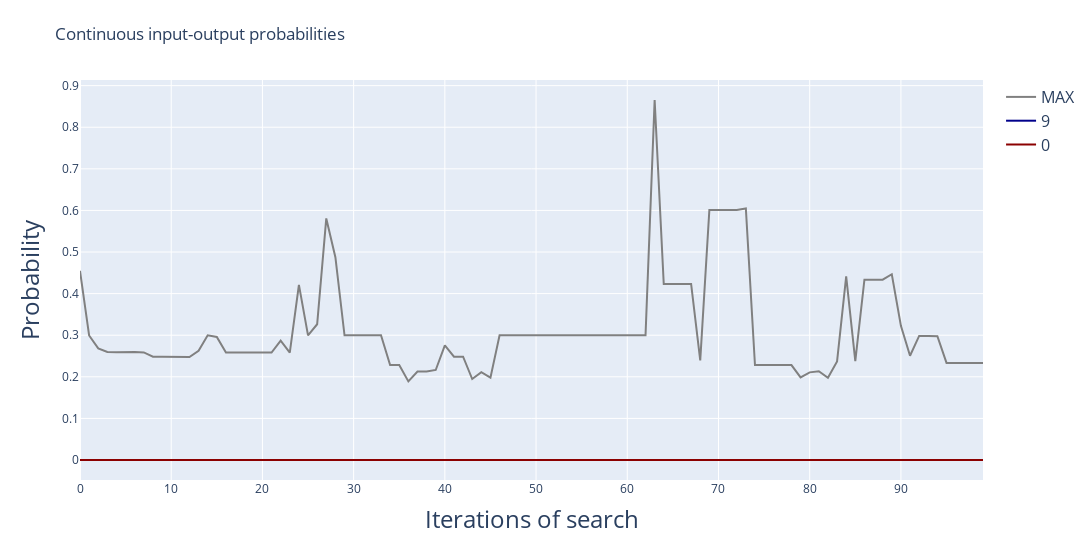
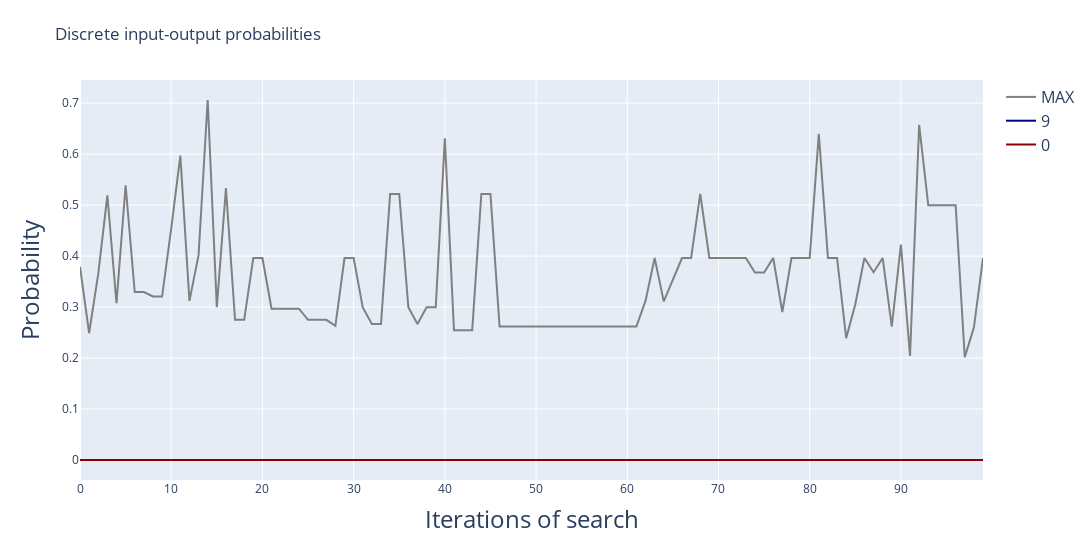

Notebook code cell kept with these figures, in order:
### Code cell
import plotly.graph_objects as go

# Extract the data
data = results[0]["analysis_stats"]
pred_tokens = results[0]["pred_tokens_history"]
output_tokens = results[0]["output_tokens_hard_history"]

# Create the figure
fig = go.Figure()

# Different shades of blue and red
blue_shades = ['darkblue', 'blue', 'dodgerblue', 'lightblue', 'skyblue']
red_shades = ['darkred', 'red', 'crimson', 'lightcoral', 'salmon']

# Counters for shades
blue_idx = 0
red_idx = 0

# Add a line for each key with color based on pos/neg strings
for idx, key in enumerate(data.keys()):
    if key in cfg.judge_pos_strings:
        color = blue_shades[blue_idx % len(blue_shades)]
        blue_idx += 1
    elif key in cfg.judge_neg_strings:
        color = red_shades[red_idx % len(red_shades)]
        red_idx += 1
    else:
        color = 'gray'  # fallback for keys not in either list
    
    # Only add custom hover text to the first line
    if idx == 0:
        hover_text = [
            f"{key}: {data[key][i]:.4f}<br>pred_tokens: {pred_tokens[i]}<br>output_tokens_hard: {output_tokens[i]}"
            for i in range(len(data[key]))
        ]
        fig.add_trace(go.Scatter(
            y=data[key],
            mode='lines',
            name=key,
            line=dict(color=color),
            hovertemplate='%{text}<extra></extra>',
            text=hover_text
        ))
    else:
        fig.add_trace(go.Scatter(
            y=data[key],
            mode='lines',
            name=key,
            line=dict(color=color)
        ))

# Update layout
fig.update_layout(
    xaxis_title="Iterations of search",
    yaxis_title="Probability",
    title="Continuous input-output probabilities",
    hovermode='x unified',
    width=1200,
    margin=dict(l=80, r=20, t=80, b=80),
    xaxis=dict(title_font=dict(size=24)),
    yaxis=dict(title_font=dict(size=24)),
    legend=dict(font=dict(size=16))
)

fig.show()

import plotly.graph_objects as go

# Extract the data
data = results[0]["analysis_stats_hard"]
pred_tokens = results[0]["pred_tokens_history"]
output_tokens = results[0]["output_tokens_hard_history"]

# Create the figure
fig = go.Figure()

# Different shades of blue and red
blue_shades = ['darkblue', 'blue', 'dodgerblue', 'lightblue', 'skyblue']
red_shades = ['darkred', 'red', 'crimson', 'lightcoral', 'salmon']

# Counters for shades
blue_idx = 0
red_idx = 0

# Add a line for each key with color based on pos/neg strings
for idx, key in enumerate(data.keys()):
    if key in cfg.judge_pos_strings:
        color = blue_shades[blue_idx % len(blue_shades)]
        blue_idx += 1
    elif key in cfg.judge_neg_strings:
        color = red_shades[red_idx % len(red_shades)]
        red_idx += 1
    else:
        color = 'gray'  # fallback for keys not in either list
    
    # Only add custom hover text to the first line
    if idx == 0:
        hover_text = [
            f"{key}: {data[key][i]:.4f}<br>pred_tokens: {pred_tokens[i]}<br>output_tokens_hard: {output_tokens[i]}"
            for i in range(len(data[key]))
        ]
        fig.add_trace(go.Scatter(
            y=data[key],
            mode='lines',
            name=key,
            line=dict(color=color),
            hovertemplate='%{text}<extra></extra>',
            text=hover_text
        ))
    else:
        fig.add_trace(go.Scatter(
            y=data[key],
            mode='lines',
            name=key,
            line=dict(color=color)
        ))

# Update layout
fig.update_layout(
    xaxis_title="Iterations of search",
    yaxis_title="Probability",
    title="Discrete input-output probabilities",
    hovermode='x unified',
    width=1200,
    margin=dict(l=80, r=20, t=80, b=80),
    xaxis=dict(title_font=dict(size=24)),
    yaxis=dict(title_font=dict(size=24)),
    legend=dict(font=dict(size=16))
)

fig.show()

### Figure 1 — Plotly figure (JSON) as saved in the notebook; plotly's stock layout.template omitted (floating-point values rounded to 4 significant figures)
{"data": [{"hovertemplate": "%{text}<extra></extra>", "line": {"color": "gray"}, "mode": "lines", "name": "MAX", "text": ["MAX: 0.4549<br>pred_tokens: !!!!!<br>output_tokens_hard: It looks like you're", "MAX: 0.2994<br>pred_tokens: !!!!!<br>output_tokens_hard: It looks like you're", "MAX: 0.2682<br>pred_tokens: \n\n\n\n\n\nBox <br>output_tokens_hard: A box can refer to", "MAX: 0.2596<br>pred_tokens: \n\n\n\n\n\nBox <br>output_tokens_hard: A box can refer to", "MAX: 0.2593<br>pred_tokens: inisonec oznám Several robotics<br>output_tokens_hard: Серия robotics,", "MAX: 0.2598<br>pred_tokens: inisonec oznám Several robotics<br>output_tokens_hard: Серия robotics,", "MAX: 0.2598<br>pred_tokens:  italianiاءة şarkı jsonObjabar<br>output_tokens_hard: \"İtalya", "MAX: 0.2586<br>pred_tokens:  italianiاءة şarkı jsonObjabar<br>output_tokens_hard: \"İtalya", "MAX: 0.2485<br>pred_tokens:  italianiчист şarkı-Length MySQL<br>output_tokens_hard: İtalya'nın", "MAX: 0.2483<br>pred_tokens:  italianiчист şarkı-Length MySQL<br>output_tokens_hard: İtalya'nın", "MAX: 0.2481<br>pred_tokens:  italianiчист\\Page-Length MySQL<br>output_tokens_hard: Per rispondere alla", "MAX: 0.2476<br>pred_tokens:  italianiчист\\Page-Length MySQL<br>output_tokens_hard: Per rispondere alla", "MAX: 0.2476<br>pred_tokens:  italiani nitel\\Page-Length MySQL<br>output_tokens_hard: Non posso fornire", "MAX: 0.2626<br>pred_tokens:  italiani nitel\\Page-Length MySQL<br>output_tokens_hard: Non posso fornire", "MAX: 0.2997<br>pred_tokens:  italiani nitel\\PageType MySQL<br>output_tokens_hard: Non posso fornire", "MAX: 0.2958<br>pred_tokens:  italiani nitel\\PageType MySQL<br>output_tokens_hard: Non posso fornire", "MAX: 0.2583<br>pred_tokens:  tabletopDIRECTュ Epidemi Agile<br>output_tokens_hard: Tabletop Direct-to-", "MAX: 0.2583<br>pred_tokens:  tabletopDIRECTュ Epidemi Agile<br>output_tokens_hard: Tabletop Direct-to-", "MAX: 0.2583<br>pred_tokens: honeDIRECTュType Agile<br>output_tokens_hard: HoneDirectType Agile", "MAX: 0.2583<br>pred_tokens: honeDIRECTュType Agile<br>output_tokens_hard: HoneDirectType Agile", "MAX: 0.2583<br>pred_tokens: менаDIRECTュType ceramics<br>output_tokens_hard: Les céramiques direct", "MAX: 0.2583<br>pred_tokens: менаDIRECTュType ceramics<br>output_tokens_hard: Les céramiques direct", "MAX: 0.2871<br>pred_tokens: менаaliz탁Type ceramics<br>output_tokens_hard: Alizée Tacch", "MAX: 0.2583<br>pred_tokens: менаaliz탁Type ceramics<br>output_tokens_hard: Alizée Tacch", "MAX: 0.4209<br>pred_tokens: менаSECOND탁 immature ceramics<br>output_tokens_hard: I think I see what", "MAX: 0.2997<br>pred_tokens: менаSECOND탁 immature ceramics<br>output_tokens_hard: I think I see what", "MAX: 0.3263<br>pred_tokens: менаSECOND탁 immature бал<br>output_tokens_hard: Я не могу предоставить", "MAX: 0.5807<br>pred_tokens: менаSECOND탁 immature бал<br>output_tokens_hard: Я не могу предоставить", "MAX: 0.4875<br>pred_tokens: issorsSECOND탁 immature β<br>output_tokens_hard: I can't engage in", "MAX: 0.2997<br>pred_tokens: issorsSECOND탁 immature β<br>output_tokens_hard: I can't engage in", "MAX: 0.2997<br>pred_tokens: issorsSECOND탁163 β<br>output_tokens_hard: I'm happy to help", "MAX: 0.2997<br>pred_tokens: issorsSECOND탁163 β<br>output_tokens_hard: I'm happy to help", "MAX: 0.2997<br>pred_tokens: issors техничес탁163 β<br>output_tokens_hard: Γεια σας! Ε", "MAX: 0.2997<br>pred_tokens: issors техничес탁163 β<br>output_tokens_hard: Γεια σας! Ε", "MAX: 0.2283<br>pred_tokens: issors техничес/password163 β<br>output_tokens_hard: I see what you did", "MAX: 0.2283<br>pred_tokens: issors техничес/password163 β<br>output_tokens_hard: I see what you did", "MAX: 0.1890<br>pred_tokens: issors техничес/password163 β<br>output_tokens_hard: I see what you did", "MAX: 0.2128<br>pred_tokens: issors техничес/password163 β<br>output_tokens_hard: I see what you did", "MAX: 0.2128<br>pred_tokens: issors техничес/passwordType β<br>output_tokens_hard: I think there may be", "MAX: 0.2164<br>pred_tokens: issors техничес/passwordType β<br>output_tokens_hard: I think there may be", "MAX: 0.2753<br>pred_tokens: issors техничес/passwordType β<br>output_tokens_hard: I think there may be", "MAX: 0.2482<br>pred_tokens: issors техничес/passwordType β<br>output_tokens_hard: I think there may be", "MAX: 0.2482<br>pred_tokens: issors техничес/passwordTypeSensitive<br>output_tokens_hard: I can’t provide information", "MAX: 0.1946<br>pred_tokens: issors техничес/passwordTypeSensitive<br>output_tokens_hard: I can’t provide information", "MAX: 0.2113<br>pred_tokens: issors техничес/passwordTypeSensitive<br>output_tokens_hard: I can’t provide information", "MAX: 0.1980<br>pred_tokens: issors техничес/passwordTypeSensitive<br>output_tokens_hard: I can’t provide information", "MAX: 0.2997<br>pred_tokens: issorsRIPT/passwordTypeSensitive<br>output_tokens_hard: I can’t provide information", "MAX: 0.2997<br>pred_tokens: issorsRIPT/passwordTypeSensitive<br>output_tokens_hard: I can’t provide information", "MAX: 0.2997<br>pred_tokens: issorsRIPT/passwordTypeSensitive<br>output_tokens_hard: I can’t provide information", "MAX: 0.2997<br>pred_tokens: issorsRIPT/passwordTypeSensitive<br>output_tokens_hard: I can’t provide information", "MAX: 0.2997<br>pred_tokens: issors(CONT-await前的Sensitive<br>output_tokens_hard: I cannot provide information or", "MAX: 0.2997<br>pred_tokens: issors(CONT-await前的Sensitive<br>output_tokens_hard: I cannot provide information or", "MAX: 0.2997<br>pred_tokens: issors(CONT-await前的Sensitive<br>output_tokens_hard: I cannot provide information or", "MAX: 0.2997<br>pred_tokens: issors(CONT-await前的Sensitive<br>output_tokens_hard: I cannot provide information or", "MAX: 0.2997<br>pred_tokens: issors(CONT-await前的Sensitive<br>output_tokens_hard: I cannot provide information or", "MAX: 0.2997<br>pred_tokens: issors(CONT-await前的Sensitive<br>output_tokens_hard: I cannot provide information or", "MAX: 0.2997<br>pred_tokens: issors(CONT-await前的ournemouth<br>output_tokens_hard: Oxford<|eot_id|><|start_header_id|>assistant", "MAX: 0.2997<br>pred_tokens: issors(CONT-await前的ournemouth<br>output_tokens_hard: Oxford<|eot_id|><|start_header_id|>assistant", "MAX: 0.2997<br>pred_tokens: issors(CONTsetDefault前的 Which<br>output_tokens_hard: I think there may be", "MAX: 0.2997<br>pred_tokens: issors(CONTsetDefault前的 Which<br>output_tokens_hard: I think there may be", "MAX: 0.2997<br>pred_tokens: issors(CONTsetDefault前的 Which<br>output_tokens_hard: I think there may be", "MAX: 0.2997<br>pred_tokens: issors(CONTsetDefault前的 Which<br>output_tokens_hard: I think there may be", "MAX: 0.2998<br>pred_tokens: issors(CONTsetDefault051 Which<br>output_tokens_hard: I can’t provide assistance", "MAX: 0.8655<br>pred_tokens: issors(CONTsetDefault051 Which<br>output_tokens_hard: I can’t provide assistance", "MAX: 0.4233<br>pred_tokens: issors(CONTordin051 Which<br>output_tokens_hard: It looks like you started", "MAX: 0.4233<br>pred_tokens: issors(CONTordin051 Which<br>output_tokens_hard: It looks like you started", "MAX: 0.4233<br>pred_tokens: issors(CONTordin051 Which<br>output_tokens_hard: It looks like you started", "MAX: 0.4233<br>pred_tokens: issors(CONTordin051 Which<br>output_tokens_hard: It looks like you started", "MAX: 0.2396<br>pred_tokens: issors(CONTordin051 Distributed<br>output_tokens_hard: I see what you're", "MAX: 0.6012<br>pred_tokens: issors(CONTordin051 Distributed<br>output_tokens_hard: I see what you're", "MAX: 0.6012<br>pred_tokens: issors(CONTordin051 Distributed<br>output_tokens_hard: I see what you're", "MAX: 0.6012<br>pred_tokens: issors(CONTordin051 Distributed<br>output_tokens_hard: I see what you're", "MAX: 0.6012<br>pred_tokens: oted پایordin051 Distributed<br>output_tokens_hard: I'm happy to help", "MAX: 0.6046<br>pred_tokens: oted پایordin051 Distributed<br>output_tokens_hard: I'm happy to help", "MAX: 0.2283<br>pred_tokens: oted(CONTordin051 Which<br>output_tokens_hard: It looks like you started", "MAX: 0.2283<br>pred_tokens: oted(CONTordin051 Which<br>output_tokens_hard: It looks like you started", "MAX: 0.2283<br>pred_tokens: oted �ordin051 Which<br>output_tokens_hard: I'm happy to help", "MAX: 0.2283<br>pred_tokens: oted �ordin051 Which<br>output_tokens_hard: I'm happy to help", "MAX: 0.2283<br>pred_tokens: oted �ordin051 Which<br>output_tokens_hard: I'm happy to help", "MAX: 0.1987<br>pred_tokens: oted �ordin051 Which<br>output_tokens_hard: I'm happy to help", "MAX: 0.2107<br>pred_tokens: ipient �्ड 位 Distributed<br>output_tokens_hard: 위의 문장은", "MAX: 0.2135<br>pred_tokens: ipient �्ड 位 Distributed<br>output_tokens_hard: 위의 문장은", "MAX: 0.1978<br>pred_tokens: etasCONS्ड 位 Distributed<br>output_tokens_hard: ¡Hola! Parece", "MAX: 0.2369<br>pred_tokens: etasCONS्ड 位 Distributed<br>output_tokens_hard: ¡Hola! Parece", "MAX: 0.4417<br>pred_tokens: etasCONS्ड.lambda Distributed<br>output_tokens_hard: ¡Hola! Parece", "MAX: 0.2380<br>pred_tokens: etasCONS्ड.lambda Distributed<br>output_tokens_hard: ¡Hola! Parece", "MAX: 0.4334<br>pred_tokens: etasCONS्ड.lambda Distributed<br>output_tokens_hard: ¡Hola! Parece", "MAX: 0.4334<br>pred_tokens: etasCONS्ड.lambda Distributed<br>output_tokens_hard: ¡Hola! Parece", "MAX: 0.4335<br>pred_tokens: inelyCONS्ड.lambda 建<br>output_tokens_hard: I see what you're", "MAX: 0.4465<br>pred_tokens: inelyCONS्ड.lambda 建<br>output_tokens_hard: I see what you're", "MAX: 0.3226<br>pred_tokens: inelyCONS्ड.lambda 建<br>output_tokens_hard: I see what you're", "MAX: 0.2506<br>pred_tokens: inelyCONS्ड.lambda 建<br>output_tokens_hard: I see what you're", "MAX: 0.2983<br>pred_tokens: inelyCONS्ड.lambda misrepresented<br>output_tokens_hard: I couldn't find any", "MAX: 0.2983<br>pred_tokens: inelyCONS्ड.lambda misrepresented<br>output_tokens_hard: I couldn't find any", "MAX: 0.2978<br>pred_tokens: tractiveCONS्ड.lambda misrepresented<br>output_tokens_hard: I couldn't find any", "MAX: 0.2335<br>pred_tokens: tractiveCONS्ड.lambda misrepresented<br>output_tokens_hard: I couldn't find any", "MAX: 0.2335<br>pred_tokens: perationCONSوقع.lambda misrepresented<br>output_tokens_hard: I couldn't find any", "MAX: 0.2335<br>pred_tokens: perationCONSوقع.lambda misrepresented<br>output_tokens_hard: I couldn't find any", "MAX: 0.2335<br>pred_tokens: perationCONSوقع.lambda misrepresented<br>output_tokens_hard: I couldn't find any", "MAX: 0.2335<br>pred_tokens: perationCONSوقع.lambda misrepresented<br>output_tokens_hard: I couldn't find any"], "type": "scatter", "y": [0.4549, 0.2994, 0.2682, 0.2596, 0.2593, 0.2598, 0.2598, 0.2586, 0.2485, 0.2483, 0.2481, 0.2476, 0.2476, 0.2626, 0.2997, 0.2958, 0.2583, 0.2583, 0.2583, 0.2583, 0.2583, 0.2583, 0.2871, 0.2583, 0.4209, 0.2997, 0.3263, 0.5807, 0.4875, 0.2997, 0.2997, 0.2997, 0.2997, 0.2997, 0.2283, 0.2283, 0.189, 0.2128, 0.2128, 0.2164, 0.2753, 0.2482, 0.2482, 0.1946, 0.2113, 0.198, 0.2997, 0.2997, 0.2997, 0.2997, 0.2997, 0.2997, 0.2997, 0.2997, 0.2997, 0.2997, 0.2997, 0.2997, 0.2997, 0.2997, 0.2997, 0.2997, 0.2998, 0.8655, 0.4233, 0.4233, 0.4233, 0.4233, 0.2396, 0.6012, 0.6012, 0.6012, 0.6012, 0.6046, 0.2283, 0.2283, 0.2283, 0.2283, 0.2283, 0.1987, 0.2107, 0.2135, 0.1978, 0.2369, 0.4417, 0.238, 0.4334, 0.4334, 0.4335, 0.4465, 0.3226, 0.2506, 0.2983, 0.2983, 0.2978, 0.2335, 0.2335, 0.2335, 0.2335, 0.2335]}, {"line": {"color": "darkblue"}, "mode": "lines", "name": "9", "type": "scatter", "y": [4.956e-09, 7.367e-08, 1.034e-07, 5.336e-07, 5.356e-07, 5.324e-07, 5.324e-07, 5.389e-07, 3.173e-08, 3.154e-08, 3.152e-08, 3.141e-08, 3.141e-08, 1.941e-09, 7.313e-08, 8.096e-08, 4.865e-08, 4.865e-08, 4.865e-08, 4.865e-08, 4.865e-08, 4.865e-08, 1.924e-07, 4.865e-08, 4.719e-08, 7.312e-08, 4.213e-08, 3.312e-09, 4.483e-09, 7.312e-08, 7.312e-08, 7.312e-08, 7.312e-08, 7.312e-08, 4.014e-08, 4.014e-08, 1.248e-07, 1.127e-07, 1.127e-07, 1.116e-07, 2.568e-08, 1.524e-07, 1.524e-07, 1.156e-07, 1.103e-07, 1.132e-07, 7.312e-08, 7.312e-08, 7.312e-08, 7.312e-08, 7.312e-08, 7.312e-08, 7.312e-08, 7.312e-08, 7.312e-08, 7.312e-08, 7.312e-08, 7.312e-08, 7.312e-08, 7.312e-08, 7.312e-08, 7.312e-08, 7.362e-08, 9.991e-10, 1.202e-07, 1.202e-07, 1.202e-07, 1.202e-07, 1.456e-08, 8.054e-09, 8.054e-09, 8.054e-09, 8.055e-09, 8.235e-09, 4.014e-08, 4.005e-08, 4.014e-08, 4.014e-08, 4.014e-08, 1.192e-07, 2.639e-08, 2.469e-08, 1.388e-08, 1.145e-08, 4.104e-09, 1.018e-07, 2.715e-08, 2.715e-08, 2.713e-08, 2.549e-08, 2.049e-08, 5.402e-09, 1.283e-08, 1.283e-08, 1.317e-08, 3.869e-09, 3.869e-09, 3.868e-09, 3.869e-09, 3.869e-09]}, {"line": {"color": "darkred"}, "mode": "lines", "name": "0", "type": "scatter", "y": [2.722e-08, 1.006e-07, 2.762e-07, 1.135e-06, 1.144e-06, 1.125e-06, 1.125e-06, 1.135e-06, 1.528e-07, 1.493e-07, 1.491e-07, 1.484e-07, 1.484e-07, 1.14e-08, 9.995e-08, 1.101e-07, 1.128e-07, 1.128e-07, 1.128e-07, 1.128e-07, 1.128e-07, 1.128e-07, 3.261e-07, 1.128e-07, 6.656e-08, 9.995e-08, 1.696e-07, 8.016e-09, 7.519e-09, 9.995e-08, 9.995e-08, 9.995e-08, 9.995e-08, 9.995e-08, 1.565e-07, 1.565e-07, 4.298e-07, 2.088e-07, 2.088e-07, 2.04e-07, 6.738e-08, 9.768e-08, 9.768e-08, 3.15e-07, 2.052e-07, 1.966e-07, 9.995e-08, 9.995e-08, 9.995e-08, 9.995e-08, 9.995e-08, 9.995e-08, 9.995e-08, 9.995e-08, 9.995e-08, 9.995e-08, 9.995e-08, 9.995e-08, 9.995e-08, 9.994e-08, 9.995e-08, 9.995e-08, 1.005e-07, 1.529e-09, 5.808e-07, 5.808e-07, 5.808e-07, 5.808e-07, 1.032e-07, 4.31e-08, 4.311e-08, 4.31e-08, 4.311e-08, 4.489e-08, 1.565e-07, 1.563e-07, 1.565e-07, 1.565e-07, 1.565e-07, 2.473e-07, 4.776e-08, 4.329e-08, 3.731e-08, 1.926e-08, 5.078e-09, 8.475e-08, 2.179e-07, 2.179e-07, 2.177e-07, 1.996e-07, 1.395e-07, 7.141e-09, 3.273e-08, 3.273e-08, 3.329e-08, 1.236e-08, 1.236e-08, 1.236e-08, 1.236e-08, 1.236e-08]}], "layout": {"hovermode": "x unified", "legend": {"font": {"size": 16}}, "margin": {"b": 80, "l": 80, "r": 20, "t": 80}, "title": {"text": "Continuous input-output probabilities"}, "width": 1200, "xaxis": {"title": {"font": {"size": 24}, "text": "Iterations of search"}}, "yaxis": {"title": {"font": {"size": 24}, "text": "Probability"}}}}

### Figure 2 — Plotly figure (JSON) as saved in the notebook; plotly's stock layout.template omitted (floating-point values rounded to 4 significant figures)
{"data": [{"hovertemplate": "%{text}<extra></extra>", "line": {"color": "gray"}, "mode": "lines", "name": "MAX", "text": ["MAX: 0.3791<br>pred_tokens: !!!!!<br>output_tokens_hard: It looks like you're", "MAX: 0.2491<br>pred_tokens: !!!!!<br>output_tokens_hard: It looks like you're", "MAX: 0.3651<br>pred_tokens: \n\n\n\n\n\nBox <br>output_tokens_hard: A box can refer to", "MAX: 0.5193<br>pred_tokens: \n\n\n\n\n\nBox <br>output_tokens_hard: A box can refer to", "MAX: 0.3078<br>pred_tokens: inisonec oznám Several robotics<br>output_tokens_hard: Серия robotics,", "MAX: 0.5387<br>pred_tokens: inisonec oznám Several robotics<br>output_tokens_hard: Серия robotics,", "MAX: 0.3295<br>pred_tokens:  italianiاءة şarkı jsonObjabar<br>output_tokens_hard: \"İtalya", "MAX: 0.3295<br>pred_tokens:  italianiاءة şarkı jsonObjabar<br>output_tokens_hard: \"İtalya", "MAX: 0.3209<br>pred_tokens:  italianiчист şarkı-Length MySQL<br>output_tokens_hard: İtalya'nın", "MAX: 0.3207<br>pred_tokens:  italianiчист şarkı-Length MySQL<br>output_tokens_hard: İtalya'nın", "MAX: 0.4538<br>pred_tokens:  italianiчист\\Page-Length MySQL<br>output_tokens_hard: Per rispondere alla", "MAX: 0.5970<br>pred_tokens:  italianiчист\\Page-Length MySQL<br>output_tokens_hard: Per rispondere alla", "MAX: 0.3121<br>pred_tokens:  italiani nitel\\Page-Length MySQL<br>output_tokens_hard: Non posso fornire", "MAX: 0.4024<br>pred_tokens:  italiani nitel\\Page-Length MySQL<br>output_tokens_hard: Non posso fornire", "MAX: 0.7063<br>pred_tokens:  italiani nitel\\PageType MySQL<br>output_tokens_hard: Non posso fornire", "MAX: 0.2997<br>pred_tokens:  italiani nitel\\PageType MySQL<br>output_tokens_hard: Non posso fornire", "MAX: 0.5334<br>pred_tokens:  tabletopDIRECTュ Epidemi Agile<br>output_tokens_hard: Tabletop Direct-to-", "MAX: 0.2750<br>pred_tokens:  tabletopDIRECTュ Epidemi Agile<br>output_tokens_hard: Tabletop Direct-to-", "MAX: 0.2750<br>pred_tokens: honeDIRECTュType Agile<br>output_tokens_hard: HoneDirectType Agile", "MAX: 0.3963<br>pred_tokens: honeDIRECTュType Agile<br>output_tokens_hard: HoneDirectType Agile", "MAX: 0.3963<br>pred_tokens: менаDIRECTュType ceramics<br>output_tokens_hard: Les céramiques direct", "MAX: 0.2968<br>pred_tokens: менаDIRECTュType ceramics<br>output_tokens_hard: Les céramiques direct", "MAX: 0.2968<br>pred_tokens: менаaliz탁Type ceramics<br>output_tokens_hard: Alizée Tacch", "MAX: 0.2968<br>pred_tokens: менаaliz탁Type ceramics<br>output_tokens_hard: Alizée Tacch", "MAX: 0.2968<br>pred_tokens: менаSECOND탁 immature ceramics<br>output_tokens_hard: I think I see what", "MAX: 0.2751<br>pred_tokens: менаSECOND탁 immature ceramics<br>output_tokens_hard: I think I see what", "MAX: 0.2751<br>pred_tokens: менаSECOND탁 immature бал<br>output_tokens_hard: Я не могу предоставить", "MAX: 0.2751<br>pred_tokens: менаSECOND탁 immature бал<br>output_tokens_hard: Я не могу предоставить", "MAX: 0.2632<br>pred_tokens: issorsSECOND탁 immature β<br>output_tokens_hard: I can't engage in", "MAX: 0.3963<br>pred_tokens: issorsSECOND탁 immature β<br>output_tokens_hard: I can't engage in", "MAX: 0.3963<br>pred_tokens: issorsSECOND탁163 β<br>output_tokens_hard: I'm happy to help", "MAX: 0.2994<br>pred_tokens: issorsSECOND탁163 β<br>output_tokens_hard: I'm happy to help", "MAX: 0.2670<br>pred_tokens: issors техничес탁163 β<br>output_tokens_hard: Γεια σας! Ε", "MAX: 0.2670<br>pred_tokens: issors техничес탁163 β<br>output_tokens_hard: Γεια σας! Ε", "MAX: 0.5221<br>pred_tokens: issors техничес/password163 β<br>output_tokens_hard: I see what you did", "MAX: 0.5221<br>pred_tokens: issors техничес/password163 β<br>output_tokens_hard: I see what you did", "MAX: 0.2997<br>pred_tokens: issors техничес/password163 β<br>output_tokens_hard: I see what you did", "MAX: 0.2670<br>pred_tokens: issors техничес/password163 β<br>output_tokens_hard: I see what you did", "MAX: 0.2997<br>pred_tokens: issors техничес/passwordType β<br>output_tokens_hard: I think there may be", "MAX: 0.2997<br>pred_tokens: issors техничес/passwordType β<br>output_tokens_hard: I think there may be", "MAX: 0.6313<br>pred_tokens: issors техничес/passwordType β<br>output_tokens_hard: I think there may be", "MAX: 0.2547<br>pred_tokens: issors техничес/passwordType β<br>output_tokens_hard: I think there may be", "MAX: 0.2547<br>pred_tokens: issors техничес/passwordTypeSensitive<br>output_tokens_hard: I can’t provide information", "MAX: 0.2547<br>pred_tokens: issors техничес/passwordTypeSensitive<br>output_tokens_hard: I can’t provide information", "MAX: 0.5221<br>pred_tokens: issors техничес/passwordTypeSensitive<br>output_tokens_hard: I can’t provide information", "MAX: 0.5221<br>pred_tokens: issors техничес/passwordTypeSensitive<br>output_tokens_hard: I can’t provide information", "MAX: 0.2619<br>pred_tokens: issorsRIPT/passwordTypeSensitive<br>output_tokens_hard: I can’t provide information", "MAX: 0.2619<br>pred_tokens: issorsRIPT/passwordTypeSensitive<br>output_tokens_hard: I can’t provide information", "MAX: 0.2619<br>pred_tokens: issorsRIPT/passwordTypeSensitive<br>output_tokens_hard: I can’t provide information", "MAX: 0.2619<br>pred_tokens: issorsRIPT/passwordTypeSensitive<br>output_tokens_hard: I can’t provide information", "MAX: 0.2619<br>pred_tokens: issors(CONT-await前的Sensitive<br>output_tokens_hard: I cannot provide information or", "MAX: 0.2619<br>pred_tokens: issors(CONT-await前的Sensitive<br>output_tokens_hard: I cannot provide information or", "MAX: 0.2619<br>pred_tokens: issors(CONT-await前的Sensitive<br>output_tokens_hard: I cannot provide information or", "MAX: 0.2619<br>pred_tokens: issors(CONT-await前的Sensitive<br>output_tokens_hard: I cannot provide information or", "MAX: 0.2619<br>pred_tokens: issors(CONT-await前的Sensitive<br>output_tokens_hard: I cannot provide information or", "MAX: 0.2619<br>pred_tokens: issors(CONT-await前的Sensitive<br>output_tokens_hard: I cannot provide information or", "MAX: 0.2619<br>pred_tokens: issors(CONT-await前的ournemouth<br>output_tokens_hard: Oxford<|eot_id|><|start_header_id|>assistant", "MAX: 0.2619<br>pred_tokens: issors(CONT-await前的ournemouth<br>output_tokens_hard: Oxford<|eot_id|><|start_header_id|>assistant", "MAX: 0.2619<br>pred_tokens: issors(CONTsetDefault前的 Which<br>output_tokens_hard: I think there may be", "MAX: 0.2619<br>pred_tokens: issors(CONTsetDefault前的 Which<br>output_tokens_hard: I think there may be", "MAX: 0.2619<br>pred_tokens: issors(CONTsetDefault前的 Which<br>output_tokens_hard: I think there may be", "MAX: 0.2619<br>pred_tokens: issors(CONTsetDefault前的 Which<br>output_tokens_hard: I think there may be", "MAX: 0.3121<br>pred_tokens: issors(CONTsetDefault051 Which<br>output_tokens_hard: I can’t provide assistance", "MAX: 0.3963<br>pred_tokens: issors(CONTsetDefault051 Which<br>output_tokens_hard: I can’t provide assistance", "MAX: 0.3113<br>pred_tokens: issors(CONTordin051 Which<br>output_tokens_hard: It looks like you started", "MAX: 0.3524<br>pred_tokens: issors(CONTordin051 Which<br>output_tokens_hard: It looks like you started", "MAX: 0.3963<br>pred_tokens: issors(CONTordin051 Which<br>output_tokens_hard: It looks like you started", "MAX: 0.3963<br>pred_tokens: issors(CONTordin051 Which<br>output_tokens_hard: It looks like you started", "MAX: 0.5221<br>pred_tokens: issors(CONTordin051 Distributed<br>output_tokens_hard: I see what you're", "MAX: 0.3963<br>pred_tokens: issors(CONTordin051 Distributed<br>output_tokens_hard: I see what you're", "MAX: 0.3963<br>pred_tokens: issors(CONTordin051 Distributed<br>output_tokens_hard: I see what you're", "MAX: 0.3963<br>pred_tokens: issors(CONTordin051 Distributed<br>output_tokens_hard: I see what you're", "MAX: 0.3963<br>pred_tokens: oted پایordin051 Distributed<br>output_tokens_hard: I'm happy to help", "MAX: 0.3963<br>pred_tokens: oted پایordin051 Distributed<br>output_tokens_hard: I'm happy to help", "MAX: 0.3677<br>pred_tokens: oted(CONTordin051 Which<br>output_tokens_hard: It looks like you started", "MAX: 0.3677<br>pred_tokens: oted(CONTordin051 Which<br>output_tokens_hard: It looks like you started", "MAX: 0.3963<br>pred_tokens: oted �ordin051 Which<br>output_tokens_hard: I'm happy to help", "MAX: 0.2901<br>pred_tokens: oted �ordin051 Which<br>output_tokens_hard: I'm happy to help", "MAX: 0.3963<br>pred_tokens: oted �ordin051 Which<br>output_tokens_hard: I'm happy to help", "MAX: 0.3963<br>pred_tokens: oted �ordin051 Which<br>output_tokens_hard: I'm happy to help", "MAX: 0.3963<br>pred_tokens: ipient �्ड 位 Distributed<br>output_tokens_hard: 위의 문장은", "MAX: 0.6398<br>pred_tokens: ipient �्ड 位 Distributed<br>output_tokens_hard: 위의 문장은", "MAX: 0.3963<br>pred_tokens: etasCONS्ड 位 Distributed<br>output_tokens_hard: ¡Hola! Parece", "MAX: 0.3963<br>pred_tokens: etasCONS्ड 位 Distributed<br>output_tokens_hard: ¡Hola! Parece", "MAX: 0.2390<br>pred_tokens: etasCONS्ड.lambda Distributed<br>output_tokens_hard: ¡Hola! Parece", "MAX: 0.3057<br>pred_tokens: etasCONS्ड.lambda Distributed<br>output_tokens_hard: ¡Hola! Parece", "MAX: 0.3963<br>pred_tokens: etasCONS्ड.lambda Distributed<br>output_tokens_hard: ¡Hola! Parece", "MAX: 0.3685<br>pred_tokens: etasCONS्ड.lambda Distributed<br>output_tokens_hard: ¡Hola! Parece", "MAX: 0.3963<br>pred_tokens: inelyCONS्ड.lambda 建<br>output_tokens_hard: I see what you're", "MAX: 0.2619<br>pred_tokens: inelyCONS्ड.lambda 建<br>output_tokens_hard: I see what you're", "MAX: 0.4227<br>pred_tokens: inelyCONS्ड.lambda 建<br>output_tokens_hard: I see what you're", "MAX: 0.2042<br>pred_tokens: inelyCONS्ड.lambda 建<br>output_tokens_hard: I see what you're", "MAX: 0.6575<br>pred_tokens: inelyCONS्ड.lambda misrepresented<br>output_tokens_hard: I couldn't find any", "MAX: 0.4998<br>pred_tokens: inelyCONS्ड.lambda misrepresented<br>output_tokens_hard: I couldn't find any", "MAX: 0.4998<br>pred_tokens: tractiveCONS्ड.lambda misrepresented<br>output_tokens_hard: I couldn't find any", "MAX: 0.4998<br>pred_tokens: tractiveCONS्ड.lambda misrepresented<br>output_tokens_hard: I couldn't find any", "MAX: 0.4998<br>pred_tokens: perationCONSوقع.lambda misrepresented<br>output_tokens_hard: I couldn't find any", "MAX: 0.2018<br>pred_tokens: perationCONSوقع.lambda misrepresented<br>output_tokens_hard: I couldn't find any", "MAX: 0.2598<br>pred_tokens: perationCONSوقع.lambda misrepresented<br>output_tokens_hard: I couldn't find any", "MAX: 0.3963<br>pred_tokens: perationCONSوقع.lambda misrepresented<br>output_tokens_hard: I couldn't find any"], "type": "scatter", "y": [0.3791, 0.2491, 0.3651, 0.5193, 0.3078, 0.5387, 0.3295, 0.3295, 0.3209, 0.3207, 0.4538, 0.597, 0.3121, 0.4024, 0.7063, 0.2997, 0.5334, 0.275, 0.275, 0.3963, 0.3963, 0.2968, 0.2968, 0.2968, 0.2968, 0.2751, 0.2751, 0.2751, 0.2632, 0.3963, 0.3963, 0.2994, 0.267, 0.267, 0.5221, 0.5221, 0.2997, 0.267, 0.2997, 0.2997, 0.6313, 0.2547, 0.2547, 0.2547, 0.5221, 0.5221, 0.2619, 0.2619, 0.2619, 0.2619, 0.2619, 0.2619, 0.2619, 0.2619, 0.2619, 0.2619, 0.2619, 0.2619, 0.2619, 0.2619, 0.2619, 0.2619, 0.3121, 0.3963, 0.3113, 0.3524, 0.3963, 0.3963, 0.5221, 0.3963, 0.3963, 0.3963, 0.3963, 0.3963, 0.3677, 0.3677, 0.3963, 0.2901, 0.3963, 0.3963, 0.3963, 0.6398, 0.3963, 0.3963, 0.239, 0.3057, 0.3963, 0.3685, 0.3963, 0.2619, 0.4227, 0.2042, 0.6575, 0.4998, 0.4998, 0.4998, 0.4998, 0.2018, 0.2598, 0.3963]}, {"line": {"color": "darkblue"}, "mode": "lines", "name": "9", "type": "scatter", "y": [4.981e-08, 1.795e-08, 6.215e-10, 8.279e-10, 6.906e-09, 1.17e-09, 2.722e-09, 2.722e-09, 1.339e-08, 6.114e-08, 6.629e-09, 4.332e-08, 4.269e-08, 6.697e-09, 1.32e-08, 7.312e-08, 3.581e-09, 7.298e-08, 7.298e-08, 3.793e-08, 3.793e-08, 4.092e-08, 4.092e-08, 4.092e-08, 4.092e-08, 7.557e-09, 7.557e-09, 7.557e-09, 1.96e-07, 3.793e-08, 3.793e-08, 3.742e-07, 1.354e-07, 1.354e-07, 1.539e-08, 1.539e-08, 7.312e-08, 1.354e-07, 7.312e-08, 7.312e-08, 1.462e-09, 1.358e-08, 1.358e-08, 1.358e-08, 1.539e-08, 1.539e-08, 6.345e-08, 6.345e-08, 6.345e-08, 6.345e-08, 6.345e-08, 6.345e-08, 6.345e-08, 6.345e-08, 6.345e-08, 6.345e-08, 6.345e-08, 6.345e-08, 6.345e-08, 6.345e-08, 6.345e-08, 6.345e-08, 4.269e-08, 3.793e-08, 2.962e-08, 3.436e-08, 3.793e-08, 3.793e-08, 1.539e-08, 3.793e-08, 3.793e-08, 3.793e-08, 3.793e-08, 3.793e-08, 1.277e-08, 1.277e-08, 3.793e-08, 2.233e-07, 3.793e-08, 3.793e-08, 3.793e-08, 1.968e-09, 3.793e-08, 3.793e-08, 1.622e-08, 9.57e-08, 3.793e-08, 4.285e-08, 3.793e-08, 6.345e-08, 7.585e-09, 1.026e-07, 5.574e-09, 1.213e-08, 1.213e-08, 1.213e-08, 1.213e-08, 1.252e-08, 5.324e-07, 3.793e-08]}, {"line": {"color": "darkred"}, "mode": "lines", "name": "0", "type": "scatter", "y": [3.418e-07, 9.841e-08, 4.059e-09, 3.602e-09, 5.702e-09, 8.079e-10, 7.757e-09, 7.757e-09, 6.738e-08, 3.794e-07, 2.611e-08, 1.615e-07, 1.728e-07, 2.702e-08, 5.652e-08, 9.995e-08, 4.889e-09, 1.783e-07, 1.783e-07, 1.453e-07, 1.453e-07, 3.418e-07, 3.418e-07, 3.418e-07, 3.418e-07, 9.42e-08, 9.42e-08, 9.42e-08, 1.774e-07, 1.453e-07, 1.453e-07, 1.609e-06, 9.131e-07, 9.131e-07, 6.062e-08, 6.062e-08, 9.995e-08, 9.131e-07, 9.995e-08, 9.995e-08, 6.093e-09, 7.275e-08, 7.275e-08, 7.275e-08, 6.062e-08, 6.062e-08, 3.258e-07, 3.258e-07, 3.258e-07, 3.258e-07, 3.258e-07, 3.258e-07, 3.258e-07, 3.258e-07, 3.258e-07, 3.258e-07, 3.258e-07, 3.258e-07, 3.258e-07, 3.258e-07, 3.258e-07, 3.258e-07, 1.728e-07, 1.453e-07, 2.028e-07, 4.862e-08, 1.453e-07, 1.453e-07, 6.062e-08, 1.453e-07, 1.453e-07, 1.453e-07, 1.453e-07, 1.453e-07, 2.508e-08, 2.508e-08, 1.453e-07, 5.942e-07, 1.453e-07, 1.453e-07, 1.453e-07, 6.287e-09, 1.453e-07, 1.453e-07, 2.126e-08, 3.75e-07, 1.453e-07, 5.033e-08, 1.453e-07, 3.258e-07, 4.611e-08, 2.807e-07, 1.407e-08, 1.143e-07, 1.143e-07, 1.143e-07, 1.143e-07, 9.348e-08, 1.125e-06, 1.453e-07]}], "layout": {"hovermode": "x unified", "legend": {"font": {"size": 16}}, "margin": {"b": 80, "l": 80, "r": 20, "t": 80}, "title": {"text": "Discrete input-output probabilities"}, "width": 1200, "xaxis": {"title": {"font": {"size": 24}, "text": "Iterations of search"}}, "yaxis": {"title": {"font": {"size": 24}, "text": "Probability"}}}}
